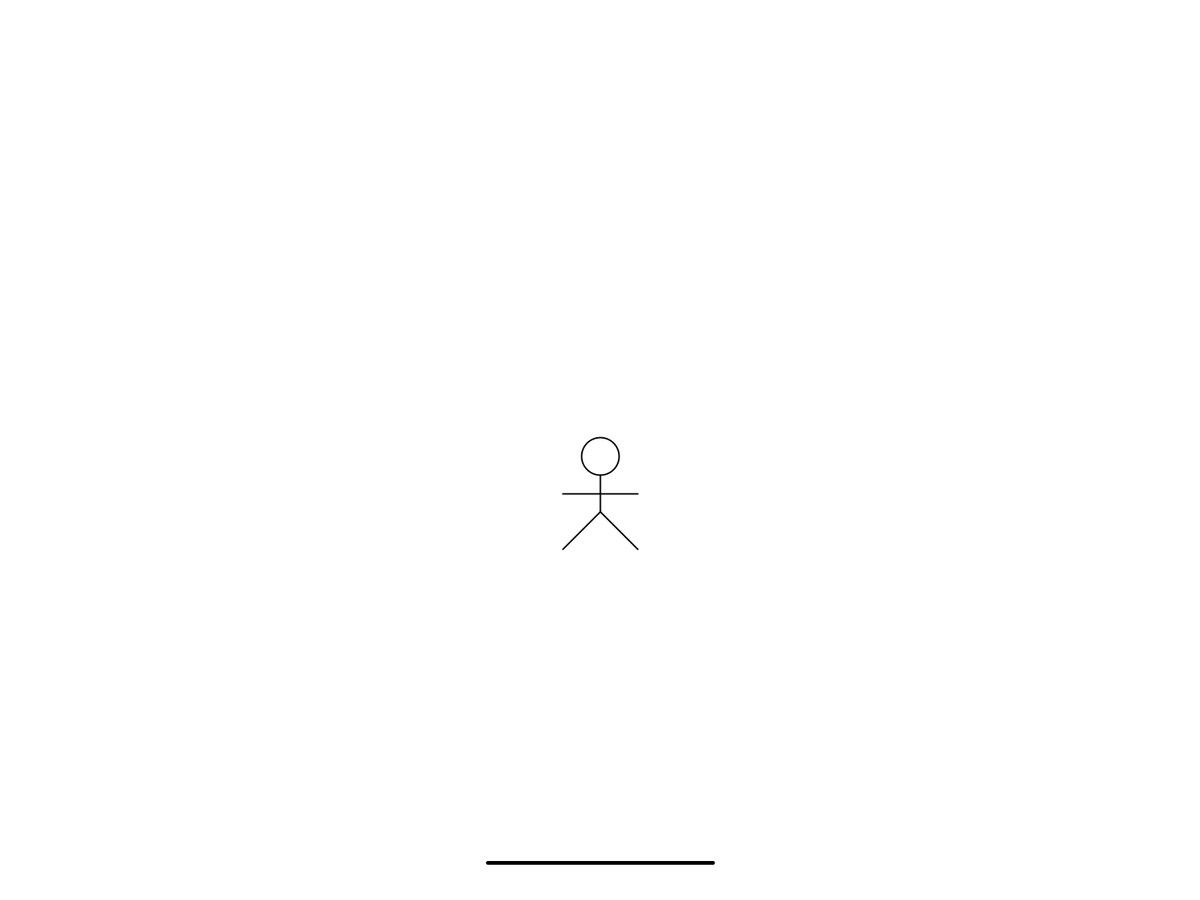
Frame 1 (no input)
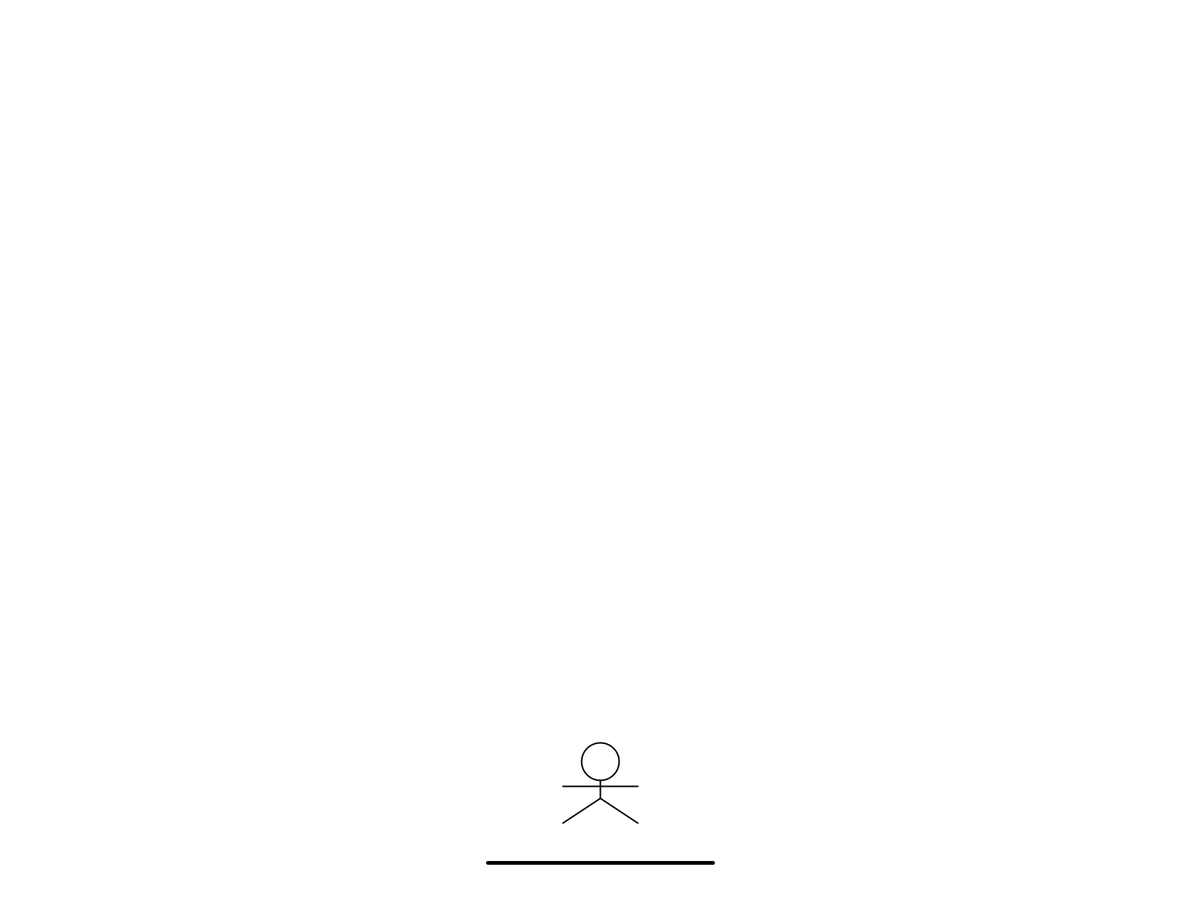
Frame 60 (the mouse pressed at the canvas centre just before this capture)
Frame 120 (the mouse held since frame 60 and released just before this capture): identical to frame 60, image omitted

The Processing sketch that drew these frames (run headless with seeded random() and noise(); from frame 60 on, the mouse is pressed at the canvas centre):

// Processing sketch: man_bouncing_on_trampoline
// ── man_bouncing_on_trampoline.pde
void setup()
{
   fullScreen();
}

void draw()
{
  background(255);
  drawPerson(width/2, height/2 + (height/2 - 120)*sin(radians(frameCount)), 25 + 10*sin(radians(frameCount + 180)));
  
  int trampoline_w = 300;
  int w_half = width/2;
  
  drawTrampoline(w_half - trampoline_w/2, height - 50, trampoline_w, 15*cos(radians(frameCount + 180 + 90)) );
  //drawTrampoline(w_half + trampoline_w/2 - trampoline_w_2/2, height - 50, trampoline_w_2, 15*cos(radians(frameCount + 180 + 90)) );
}

void drawPerson(float x, float y, float h)
{
  fill(255, 255, 255);
  stroke(0, 0, 0);
  strokeWeight(2);
  
  float radius = 25;
  
  ellipse(x, y, radius*2, radius*2);
  
  
  line(x, y + radius, x, y + 3*h);
  line(x - 2*radius, y + 2*h, x + 2*radius, y + 2*h);
  line(x - 2*radius, y + 5*h, x, y + 3*h);
  line(x + 2*radius, y + 5*h, x, y + 3*h);
  
}

void drawTrampoline(float x, float y, float w, float h)
{
  
  h = (h - 14)*15;
  h = max(0, h);
  
  strokeWeight(5);
  fill(0, 0, 0);
  stroke(0, 0, 0);
  
  float x_last = x;
  float y_last = y;
  for(int i = 0; i < 100; i++)
  {
    int i2 = i >= 50 ? i : 100 - i; 
    
    float x_next = x + w*(i + 1)/100;
    float y_next = y + h*smoothstep(i2/50.0);
    
    
    line(x_last, y_last, x_next, y_next);
    
    x_last = x_next;
    y_last = y_next;
  }
  
  line(x_last, y_last, x + w, y + h);
}

public float smoothstep(float x)
{ 
  // http://en.wikipedia.org/wiki/Smoothstep
  return x*x*(3.0f - 2.0f*x);
}
